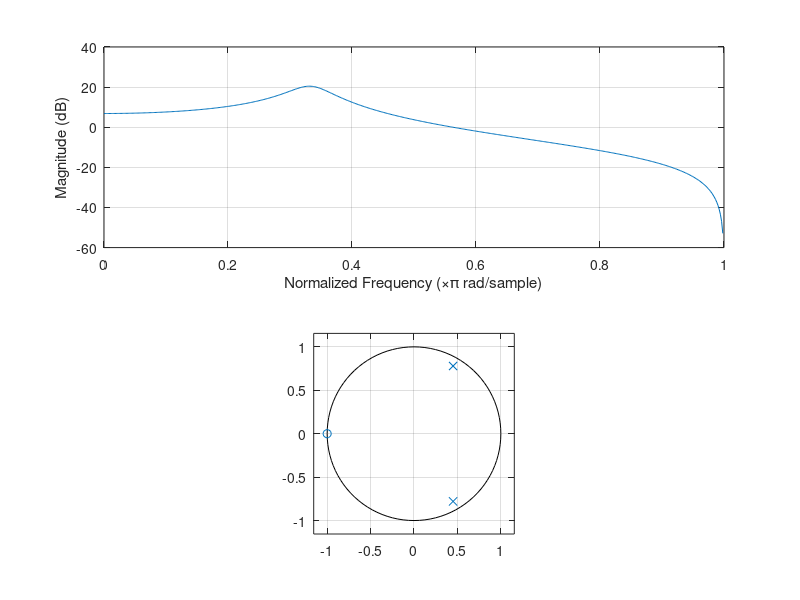

Write the MATLAB code that produced this figure. (Note: this script raises an error after producing the figure.)
%%%%%%%%%%%%%%%%%%%%% Exercise One %%%%%%%%%%%%%%%%%%%%%

%%%% For Function : (Z+1) / (Z^2-0.9Z+0.81)

%%%% a.	Generate transfer function.
%%%% b.	Find the frequency response of system.
%%%% c.	Find step response of system.
%%%% d.	Check stability of system use two different Methods.
%%%% e.	Find impulse response use two different Methods

num = [0 1 1];
den = [1 -0.9 0.81];


%%% 1.a
a = tf(num, den, -1, 'Variable', 'z^-1');

%%% 1.b
freqz(num,den);

%%% 1.c
c = step(a);
plot(c);

%%% 1.d
zplane(num, den);
[poles, zeros] = pzmp(a);
disp(poles);
disp(zeros);

%%% 1.e
impulse(a);
[r, p, k] = residuez(num, den);
disp(r);
disp(p);
disp(k);

%%%%%%%%%%%%%%%%%%%%% Exercise Two %%%%%%%%%%%%%%%%%%%%%

%%%% A causal LTI system is described by the following difference
%%%% equation:     y(n) = 0.81y(n - 2) + x(n) - x(n - 2)

%%%% a.	Determine  the system function H(z).
%%%% b.	The unit impulse response h(n) .
%%%% c.	The unit step response s(n).
%%%% d.	Plot zeros and poles of this system.
%%%% e.	The frequency response function H(ejw), and plot its magnitude and phase response.

num = [1 0 -1];
den = [1 0 -0.81]

%%% 2.a
a = tf(num, den, -1, 'Variable', 'z^-1');
display(a);

%%% 2.b
impulse(a);

%%% 2.c
step(a);

%%% 2.d
zplane(num, den);

%%% 2.e
freqz(num, den);